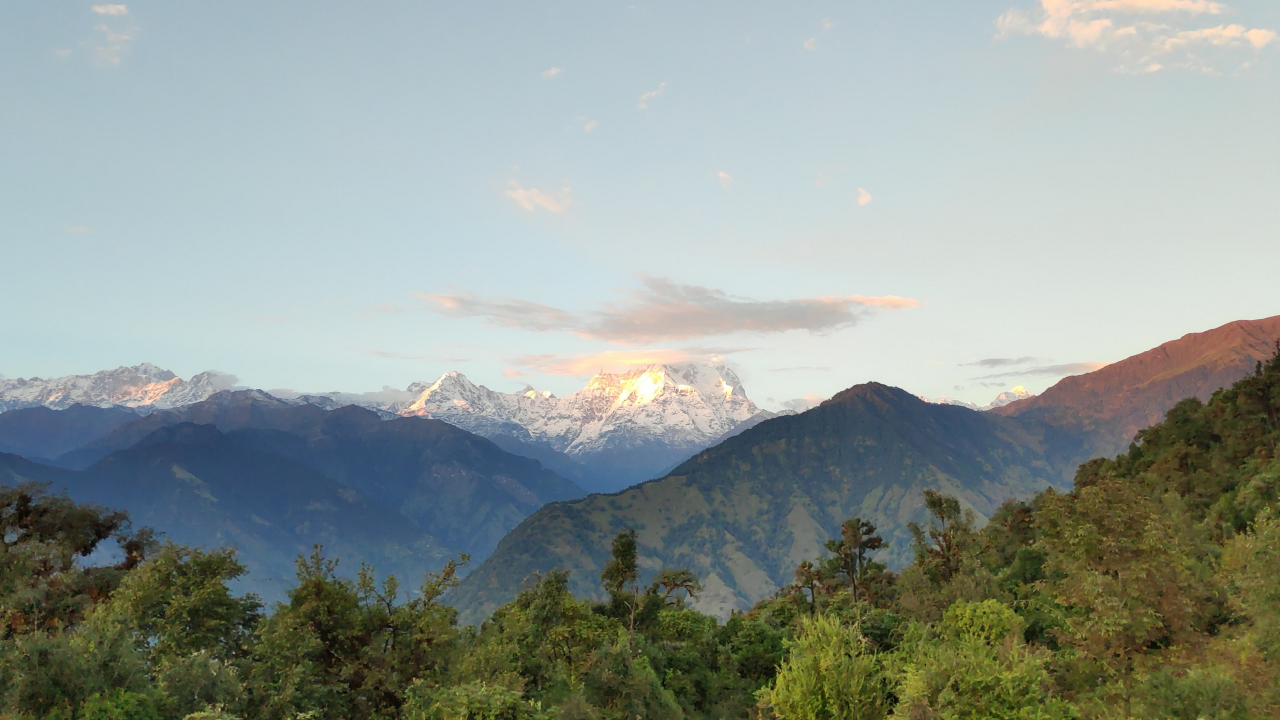
//> input picture medi_pro/libs/xf_opencv/data/4k.jpg, 3840 x 2160 px (shown at 1/3 size)
$ ./xf_median_blur_tb ../libs/xf_opencv/data/4k.jpg   (built with g++ and OpenCV 4)
//> lines starting //> are read from the running program, lines starting //| are printed output that depends on the picture; after the words box and inside, x2 and y2 are one past the last pixel; in counts of white or black regions, pixels touching at a corner belong together
// [15 lines of licence text are left out]

#include "common/xf_headers.hpp"
#include "xf_median_blur_config.h"
#include "xcl2.hpp"

int main(int argc, char** argv) {
    if (argc != 2) {
        std::cout << "Usage: " << argv[0] << " <INPUT IMAGE PATH 1>" << std::endl;
        return EXIT_FAILURE;
    }

    cv::Mat in_img, out_img, final_img, ocv_ref, diff, in_mask;

//  Reading in the image:
    in_img = cv::imread(argv[1], 0); // reading in the gray image
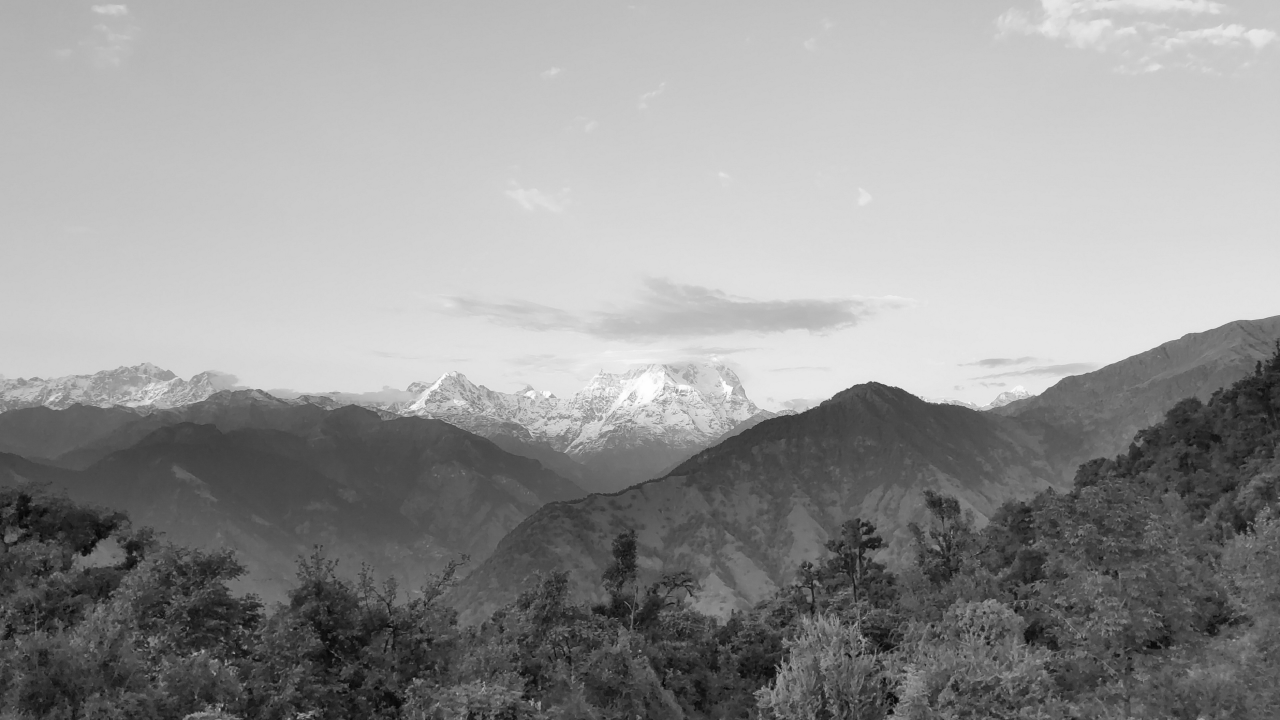
//> in_img: 2160 rows x 3840 cols, CV_8UC1 (shown at 1/3 size); min 0, max 255, mean 149.2

    if (in_img.data == NULL) {
        std::cout << "ERROR: Cannot open image " << argv[1] << std::endl;
        return EXIT_FAILURE;
    }

    /*New*/
    int height = in_img.rows;
//> height = 2160
    int width = in_img.cols;
//> width = 3840
    in_mask.create(in_img.rows, in_img.cols, CV_8UC1);

        uint64_t q = 0;
        for (int i = 0; i < in_img.rows; i++) {
            for (int j = 0; j < in_img.cols; j++) {
                for (int c = 0; c < in_img.channels(); c++) {
                    if ((j > 250) && (j < 750)) {
                        in_mask.data[q + c] = 255;
                    } else {
                        in_mask.data[q + c] = 0;
                    }
                }
                q += in_img.channels();
            }
        }
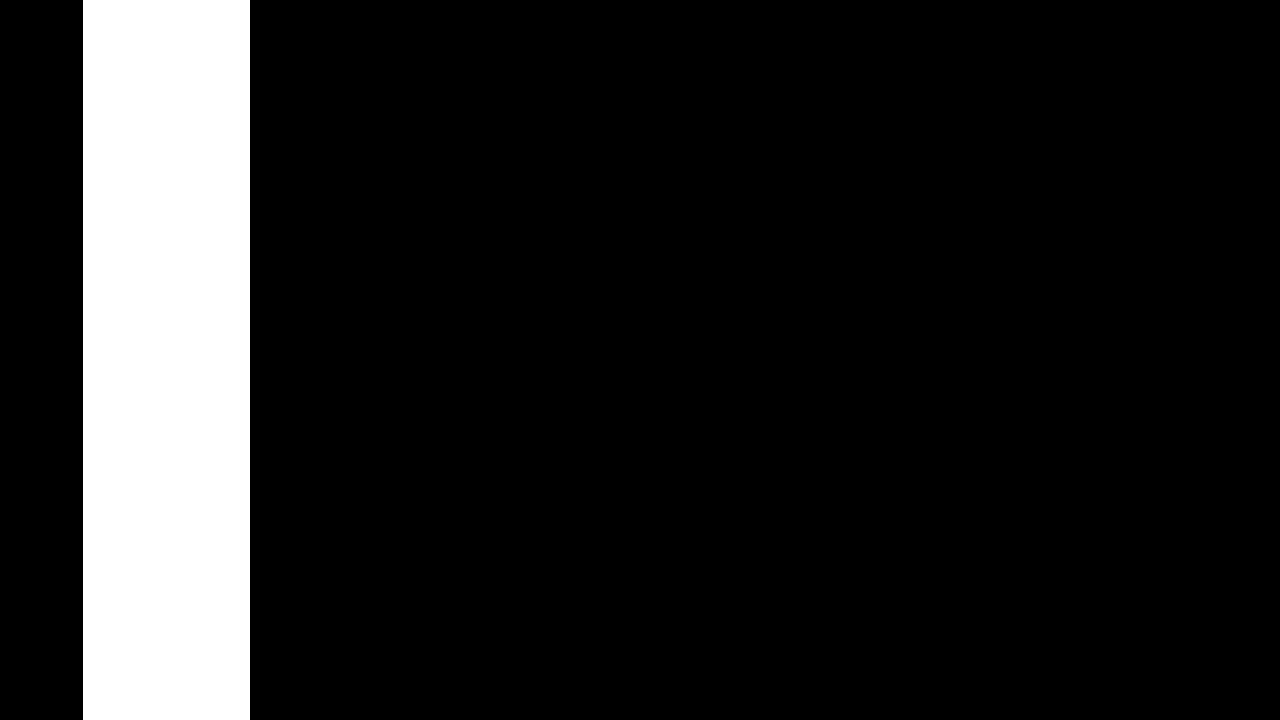
//> in_mask: 2160 rows x 3840 cols, CV_8UC1 (shown at 1/3 size); 13% white; 1 white region, box (x1, y1, x2, y2) and area: (251, 0, 750, 2160) 1077840
//> after the loop, q = 8294400

        std::vector<unsigned char> color(in_img.channels());
//> color = [0]
            for (int i = 0; i < in_img.channels(); i++) {
                color[i] = 150;
            }


        size_t mask_in_size_bytes = in_mask.rows * in_mask.cols * sizeof(unsigned char);
//> mask_in_size_bytes = 8294400
        size_t vec_in_size_bytes = in_img.channels() * sizeof(unsigned char);
//> vec_in_size_bytes = 1

    /*En new**/
// create memory for output image
#if GRAY
    ocv_ref.create(in_img.rows, in_img.cols, CV_8UC1);
    final_img.create(in_img.rows, in_img.cols, CV_8UC1);
    out_img.create(in_img.rows, in_img.cols, CV_8UC1); // create memory for output image
    diff.create(in_img.rows, in_img.cols, CV_8UC1);
#else
    ocv_ref.create(in_img.rows, in_img.cols, CV_8UC3);
    out_img.create(in_img.rows, in_img.cols, CV_8UC3); // create memory for output image
    diff.create(in_img.rows, in_img.cols, CV_8UC3);
#endif

    // OpenCV reference:
//> (the run ends here: the program needs code that is not available in this run, at `cv::medianBlur(in_img, ocv_ref, WINDOW_SIZE);`)
